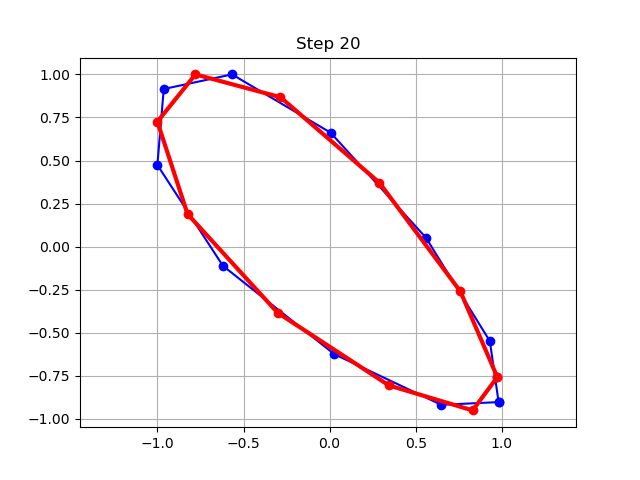

This chart was generated by the following Python code:
#! /usr/bin/env python3
#
def polygon_average ( n, p ):

#*****************************************************************************80
#
## polygon_average() takes one step of polygon averaging.
#
#  Discussion:
#
#    A polygon is represented by a list of N vertices.
#
#    An averaging step involves:
#    * replacing each vertex by the average of itself and its neighbor, 
#    * shifting these vertices to have centroid 0
#    * scaling the X and Y coordinates separately so that the max-norms
#      of the X and Y coordinate vectors are both 1.
#
#    If the averaging process is carried out recursively, the resulting
#    polygon rapidly converges to an ellipse at a 45 degree tilt.
#
#    The direction of the tilt, and the ratio between the major and minor
#    axis lengths, vary depending on the initial polygon.
#
#  Licensing:
#
#    This code is distributed under the MIT license.
#
#  Modified:
#
#    11 April 2018
#
#  Author:
#
#    John Burkardt
#
#  Reference:
#
#    Charles Van Loan, Daisy Fan,
#    Insight Through Computing,
#    SIAM Publishing, 2010,
#    ISBN: 978-0-898716-91-7
#
#    Adam Elmachtoub, Charles Van Loan,
#    From Random Polygon to Ellipse: An Eigenanalysis,
#    SIAM Review,
#    Volume 52, Number 1, March 2010, pages 151-170.
#
#  Input:
#
#    integer N, the number of vertices.
#
#    real P(N,2), the vertices of the polygon.
#
#  Output:
#
#    real P2(N,2), the vertices of the averaged polygon.
#
  import numpy as np
#
#  Average consecutive pairs of vertices.
#
  p2 = np.vstack ( ( p[1:n,:], p[0,:] ) )
  p2 = ( p + p2 ) / 2.0
#
#  Compute the centroid.
#
  c = np.sum ( p2, axis = 0 ) / n
#
#  Shift P2 so the centroid is zero.
#
  p2[:,0] = p2[:,0] - c[0]
  p2[:,1] = p2[:,1] - c[1]
#
#  Compute the max-norms of X and Y.
#
  x_norm2 = np.max ( np.abs ( p2[:,0] ) )
  y_norm2 = np.max ( np.abs ( p2[:,1] ) )
#
#  Scale P2 so X and Y have max-norm 1.
#
  p2[:,0] = p2[:,0] / x_norm2
  p2[:,1] = p2[:,1] / y_norm2

  return p2
 
def polygon_average_test ( ):

#*****************************************************************************80
#
## polygon_average_test() tests polygon_average().
#
#  Licensing:
#
#    This code is distributed under the MIT license.
#
#  Modified:
#
#    02 October 2022
#
#  Author:
#
#    John Burkardt
#
  from numpy.random import default_rng
  import matplotlib.pyplot as plt
  import numpy as np
  import platform

  rng = default_rng ( )

  print ( '' )
  print ( 'polygon_average_test():' )
  print ( '  python version: ' + platform.python_version ( ) )
  print ( '  numpy version:  ' + np.version.version )
  print ( '  polygon_average() repeatedly averages the vertices of a polygon.' )
#
#  Define the starting polygon.
#
  n = 10

  print ( '' )
  print ( '  Number of vertices will be', n )

  p = 2.0 * rng.random ( size = ( n, 2 ) ) - 1.0

  x = np.append ( p[:,0], p[0,0] )
  y = np.append ( p[:,1], p[0,1] )

  plt.clf ( )
  plt.plot ( x, y, 'bo-' )
  plt.grid ( True )
  plt.axis ( [ -1.0, 1.0, -1.0, 1.0 ] )
  plt.axis ( 'equal' )
  plt.title ( 'Original polygon' )
  filename = 'polygon_original.png'
  plt.savefig ( filename )
  print ( '  Graphics saved as "' + filename + '"' )
#
#  Repeatedly average the vertices.
#
  for step in range ( 1, 21 ):

    p2 = polygon_average ( n, p )

    plt.clf ( )
    plt.grid ( True )
    plt.axis ( [ -1.0, 1.0, -1.0, 1.0 ] )
    plt.axis ( 'equal' )
    x = np.append ( p[:,0], p[0,0] )
    y = np.append ( p[:,1], p[0,1] )
    plt.plot ( x, y, 'bo-' )
    x = np.append ( p2[:,0], p2[0,0] )
    y = np.append ( p2[:,1], p2[0,1] )
    plt.plot ( x, y, 'ro-', linewidth = 3 )
    label = 'Step ' + str ( step )
    plt.title ( label )

    p = p2.copy ( )
#
#  Save an image of the last polygon.
#
  filename = 'polygon_average.png'
  plt.savefig ( filename )
  print ( '  Graphics saved as "' + filename + '"' )
#
#  Terminate.
#
  print ( '' )
  print ( 'polygon_average_test():' )
  print ( '  Normal end of execution.' )

  return

def timestamp ( ):

#*****************************************************************************80
#
## timestamp() prints the date as a timestamp.
#
#  Licensing:
#
#    This code is distributed under the MIT license. 
#
#  Modified:
#
#    21 August 2019
#
#  Author:
#
#    John Burkardt
#
  import time

  t = time.time ( )
  print ( time.ctime ( t ) )

  return

if ( __name__ == '__main__' ):
  timestamp ( )
  polygon_average_test ( )
  timestamp ( )
